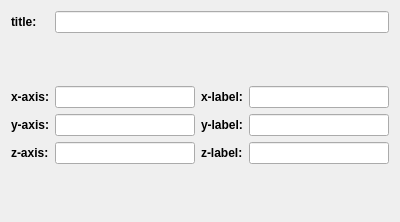
<?xml version="1.0" encoding="UTF-8"?>
<ui version="4.0">
 <class>Plot_Definer_2D</class>
 <widget class="QWidget" name="Plot_Definer_2D">
  <property name="geometry">
   <rect>
    <x>0</x>
    <y>0</y>
    <width>400</width>
    <height>222</height>
   </rect>
  </property>
  <property name="windowTitle">
   <string>Form</string>
  </property>
  <layout class="QGridLayout" name="gridLayout">
   <item row="2" column="0">
    <widget class="QLabel" name="label_5">
     <property name="font">
      <font>
       <pointsize>9</pointsize>
       <weight>75</weight>
       <bold>true</bold>
      </font>
     </property>
     <property name="text">
      <string>x-axis:</string>
     </property>
    </widget>
   </item>
   <item row="3" column="0">
    <widget class="QLabel" name="label_6">
     <property name="font">
      <font>
       <pointsize>9</pointsize>
       <weight>75</weight>
       <bold>true</bold>
      </font>
     </property>
     <property name="text">
      <string>y-axis:</string>
     </property>
    </widget>
   </item>
   <item row="4" column="0">
    <widget class="QLabel" name="label_7">
     <property name="font">
      <font>
       <pointsize>9</pointsize>
       <weight>75</weight>
       <bold>true</bold>
      </font>
     </property>
     <property name="text">
      <string>z-axis:</string>
     </property>
    </widget>
   </item>
   <item row="2" column="1">
    <widget class="Variable_Box" name="lineEdit_x_axis"/>
   </item>
   <item row="3" column="1">
    <widget class="Variable_Box" name="lineEdit_y_axis"/>
   </item>
   <item row="4" column="1">
    <widget class="Variable_Box" name="lineEdit_z_axis"/>
   </item>
   <item row="2" column="3">
    <widget class="QLineEdit" name="lineEdit_xlabel"/>
   </item>
   <item row="0" column="0">
    <widget class="QLabel" name="label_11">
     <property name="font">
      <font>
       <pointsize>9</pointsize>
       <weight>75</weight>
       <bold>true</bold>
      </font>
     </property>
     <property name="text">
      <string>title:</string>
     </property>
    </widget>
   </item>
   <item row="1" column="1">
    <spacer name="verticalSpacer">
     <property name="orientation">
      <enum>Qt::Vertical</enum>
     </property>
     <property name="sizeHint" stdset="0">
      <size>
       <width>20</width>
       <height>40</height>
      </size>
     </property>
    </spacer>
   </item>
   <item row="4" column="2">
    <widget class="QLabel" name="label_10">
     <property name="font">
      <font>
       <pointsize>9</pointsize>
       <weight>75</weight>
       <bold>true</bold>
      </font>
     </property>
     <property name="text">
      <string>z-label:</string>
     </property>
    </widget>
   </item>
   <item row="4" column="3">
    <widget class="QLineEdit" name="lineEdit_zlabel"/>
   </item>
   <item row="3" column="2">
    <widget class="QLabel" name="label_8">
     <property name="font">
      <font>
       <pointsize>9</pointsize>
       <weight>75</weight>
       <bold>true</bold>
      </font>
     </property>
     <property name="text">
      <string>y-label:</string>
     </property>
    </widget>
   </item>
   <item row="3" column="3">
    <widget class="QLineEdit" name="lineEdit_ylabel"/>
   </item>
   <item row="0" column="1" colspan="3">
    <widget class="QLineEdit" name="lineEdit_title"/>
   </item>
   <item row="2" column="2">
    <widget class="QLabel" name="label_9">
     <property name="font">
      <font>
       <pointsize>9</pointsize>
       <weight>75</weight>
       <bold>true</bold>
      </font>
     </property>
     <property name="text">
      <string>x-label:</string>
     </property>
    </widget>
   </item>
   <item row="5" column="1">
    <spacer name="verticalSpacer_2">
     <property name="orientation">
      <enum>Qt::Vertical</enum>
     </property>
     <property name="sizeHint" stdset="0">
      <size>
       <width>20</width>
       <height>40</height>
      </size>
     </property>
    </spacer>
   </item>
  </layout>
 </widget>
 <customwidgets>
  <customwidget>
   <class>Variable_Box</class>
   <extends>QLineEdit</extends>
   <header>CAMELS.ui_widgets.variable_tool_tip_box</header>
  </customwidget>
 </customwidgets>
 <tabstops>
  <tabstop>lineEdit_title</tabstop>
  <tabstop>lineEdit_x_axis</tabstop>
  <tabstop>lineEdit_y_axis</tabstop>
  <tabstop>lineEdit_z_axis</tabstop>
  <tabstop>lineEdit_xlabel</tabstop>
  <tabstop>lineEdit_ylabel</tabstop>
  <tabstop>lineEdit_zlabel</tabstop>
 </tabstops>
 <resources/>
 <connections/>
</ui>
